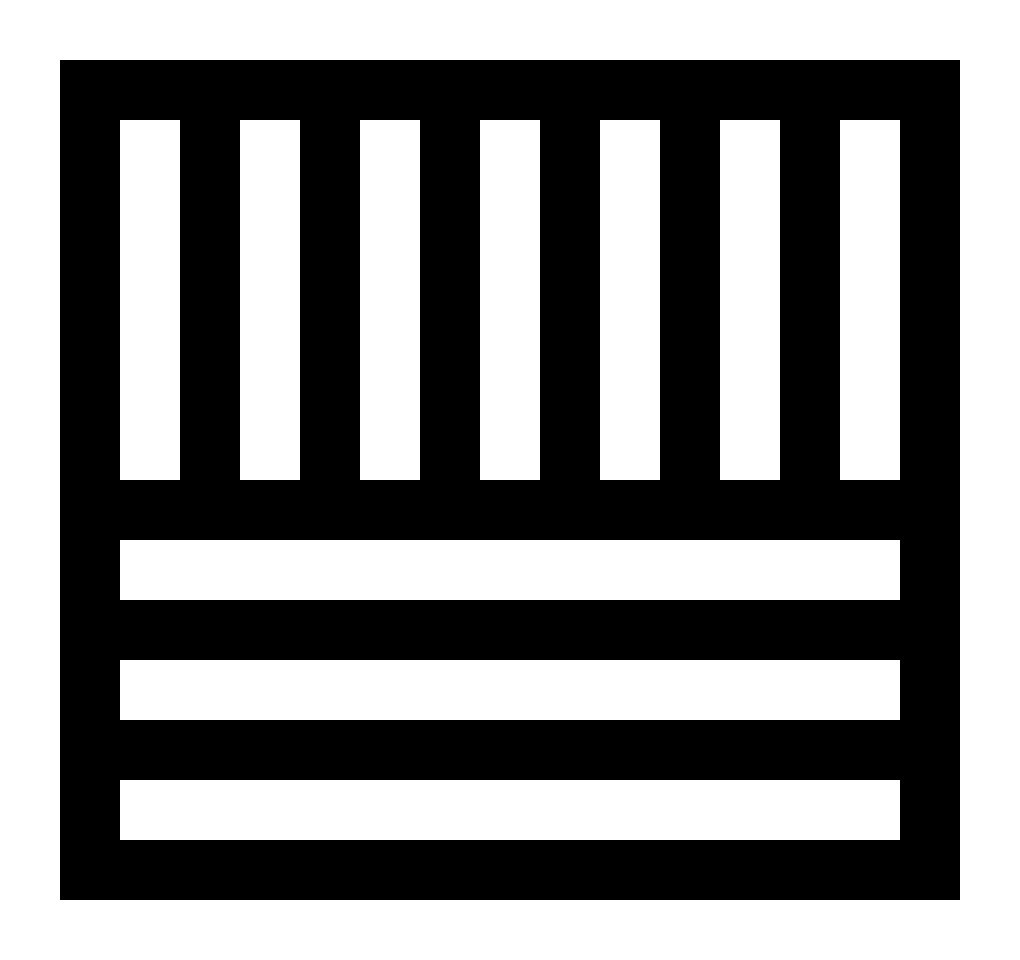
Frame 1 (no input)
Frame 60 (the mouse pressed at the canvas centre just before this capture): identical to frame 1, image omitted
Frame 120 (the mouse held since frame 60 and released just before this capture): identical to frame 1, image omitted

The Processing sketch that drew this single still picture (run headless with seeded random() and noise(); from frame 60 on, the mouse is pressed at the canvas centre):

// Processing sketch: original
// ── original.pde
void setup(){
  
  size(1020,960);
  
}///////////////////////////////////
void draw(){
  
  //FUNDO
  noStroke();
  background(255);
  fill(0);
  rectMode(CENTER);
  rect(width/2,height/2,900,840);
  
  //LINHAS VERTICAIS
  fill(255);
  rectMode(CORNER);
  rect(120,120,60,360);
  rect(240,120,60,360);
  rect(360,120,60,360);
  rect(480,120,60,360);
  rect(600,120,60,360);
  rect(720,120,60,360);
  rect(840,120,60,360);
  
  //LINHAS HORIZONTAIS
  rect(120,540,780,60);
  rect(120,660,780,60);
  rect(120,780,780,60);
  
}///////////////////////////////////
